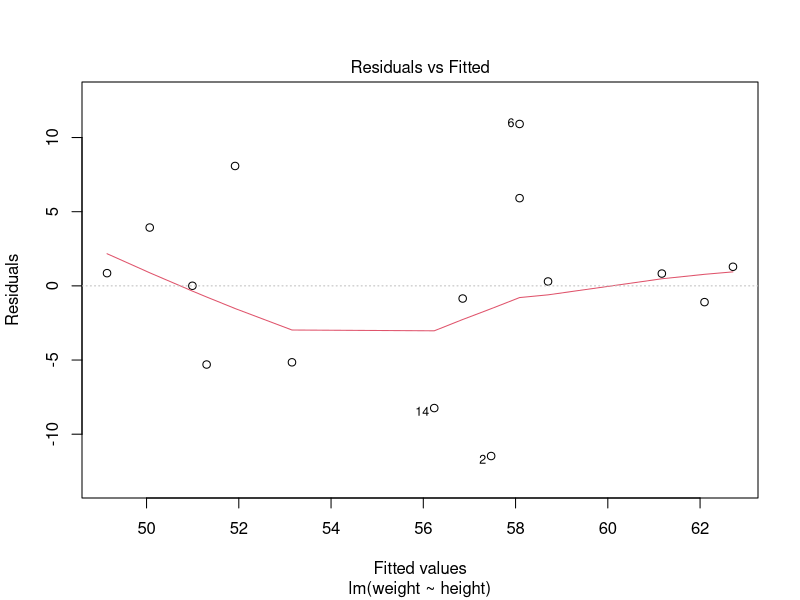
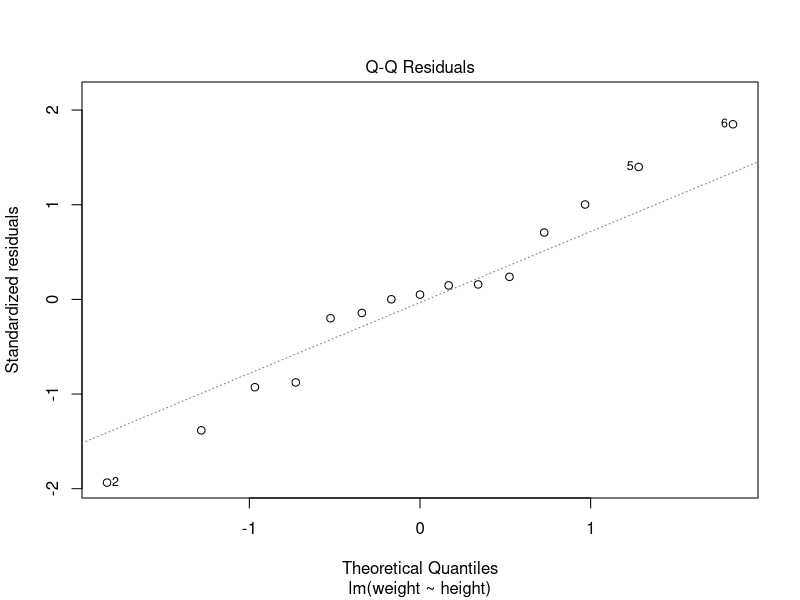
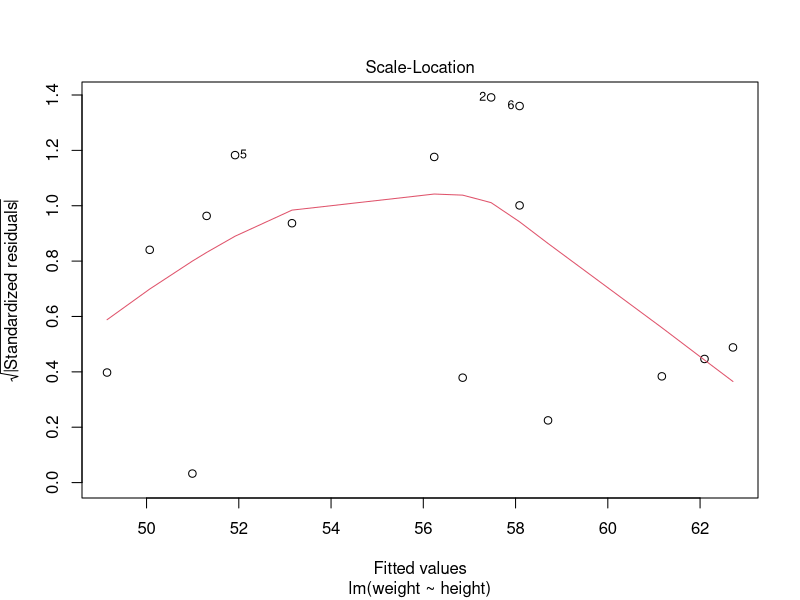
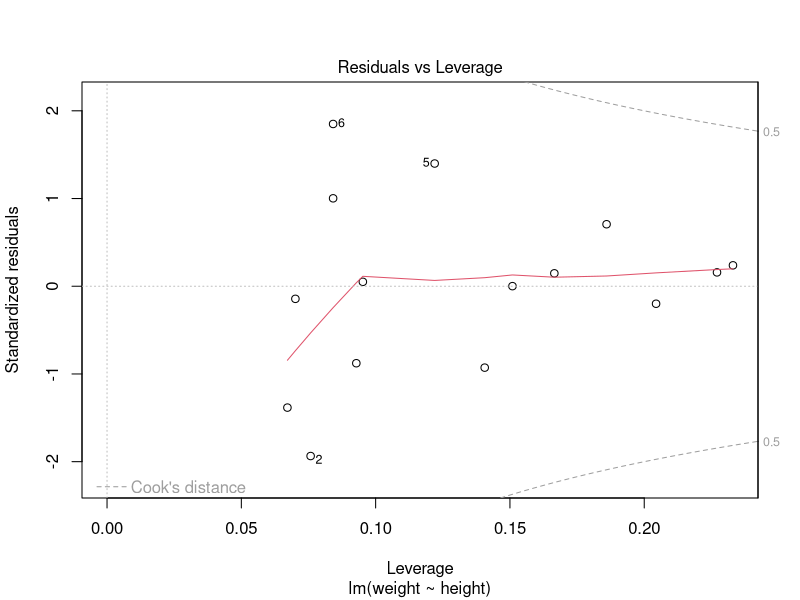
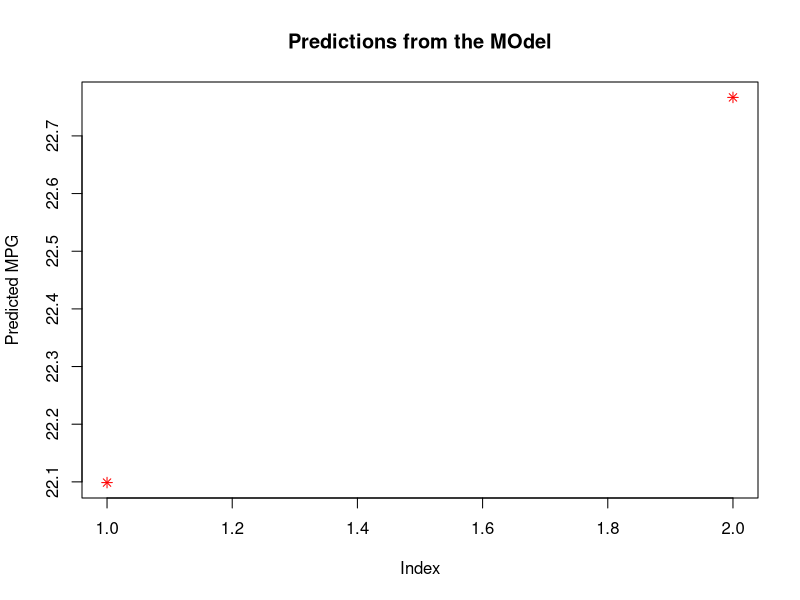

The R source for these figures, in order:
#Simple linear regression
height<-c(102,117,105,141,135,115,138,144,137,100,131,119,115,121,113)
weight<-c(61,46,62,54,60,69,51,50,46,64,48,56,64,48,59)
student<-lm(weight~height)
student
prediction<-predict(student,data.frame(height=199),interval="confidence")
prediction
plot(student)

#Multiple Linear Regression
data(mtcars)
head(mtcars)
summary(mtcars)
model<-lm(mpg~wt+hp,data = mtcars)
summary(model)
new_data<-data.frame(wt=c(3,2.5),hp=c(110,150))
prediction<-predict(model,newdata=new_data)
print(prediction)
plot(prediction,col="red",pch=8,main="Predictions from the MOdel",xlab="Index",ylab="Predicted MPG")